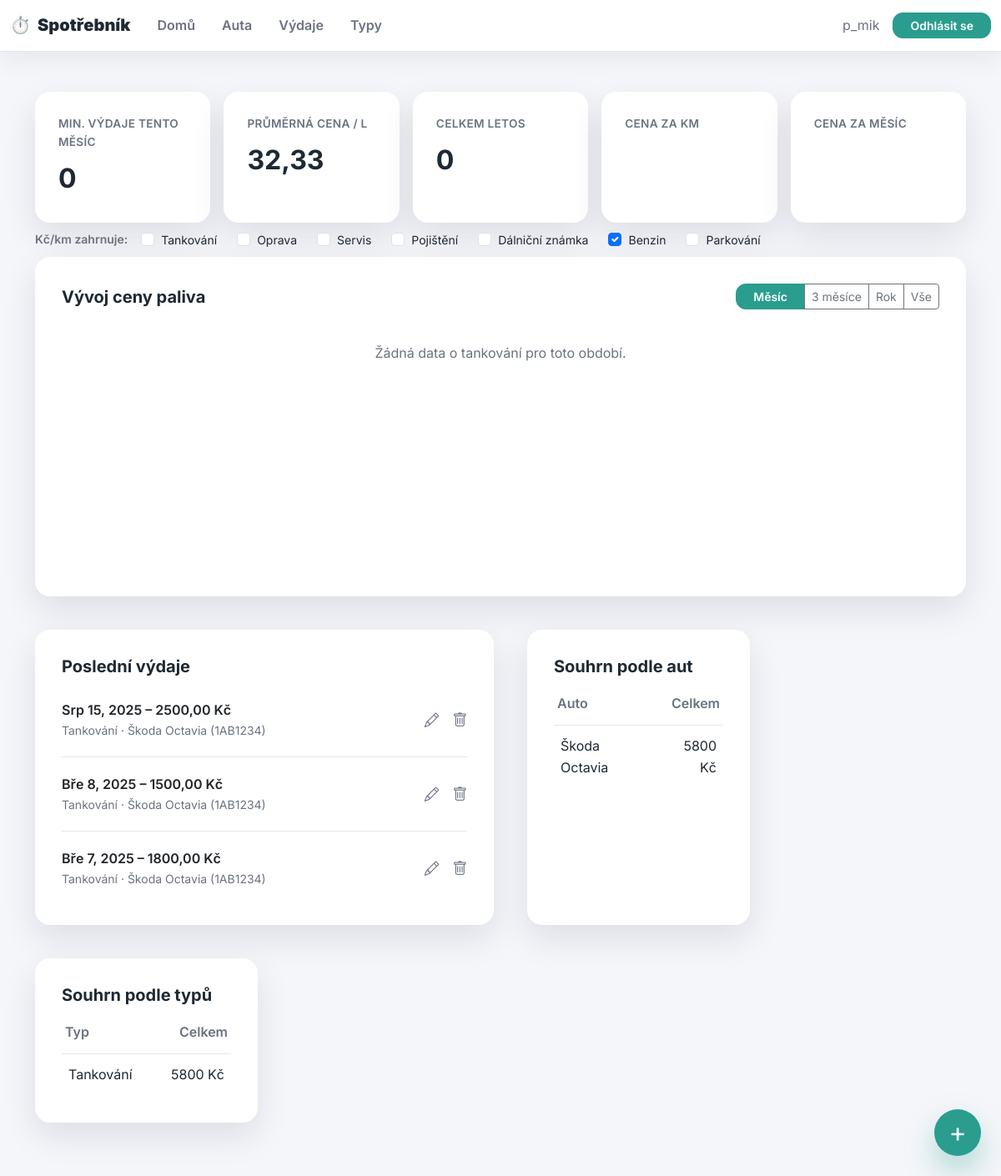
The app's page /prehled/?rozsah=mesic (signed in), older data.
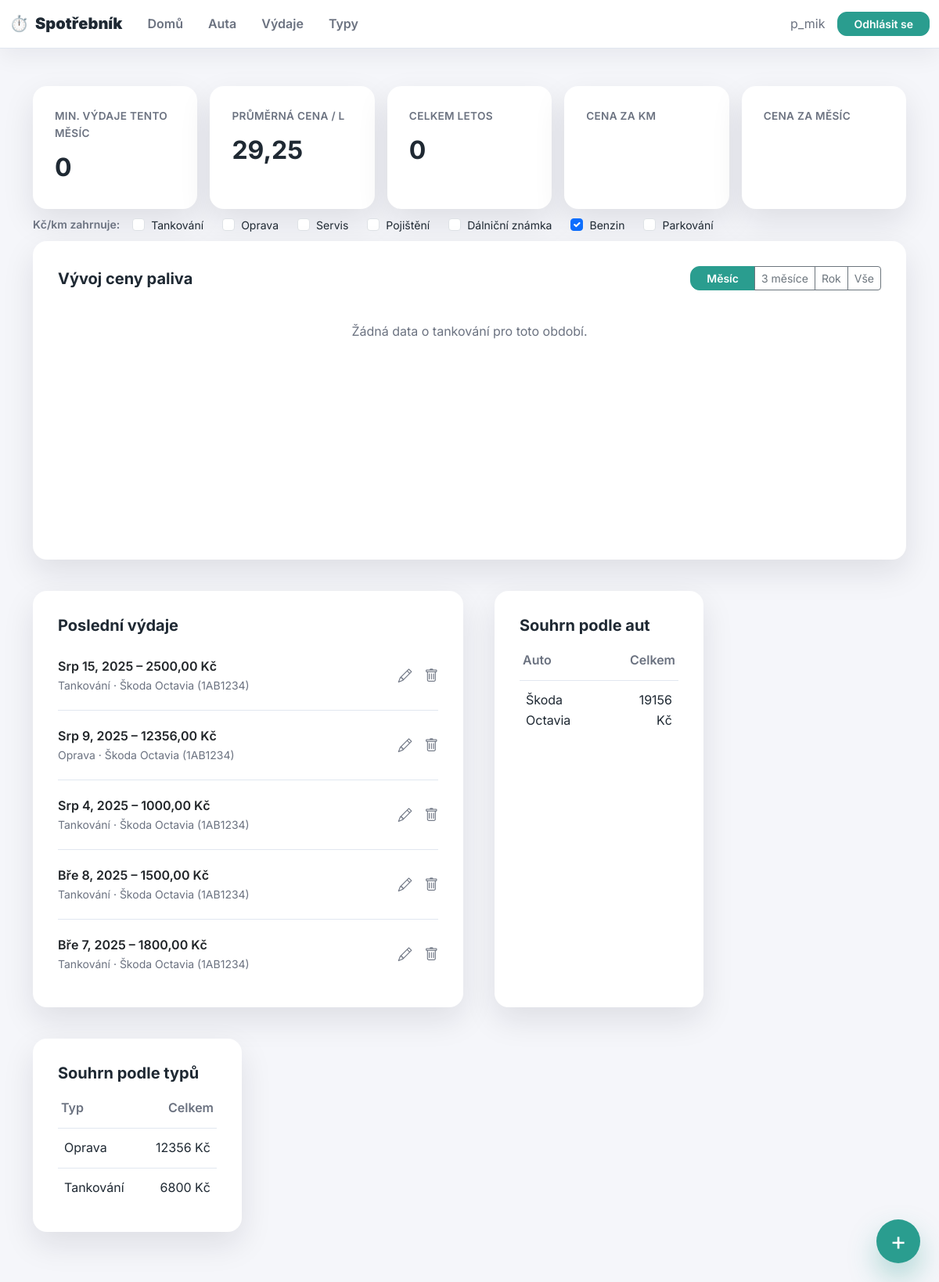
The same page, newer data.
### vydaje/models.py (models this page shows, shortened)
class TypVydaje(models.Model):
    nazev = models.CharField(max_length=50, unique=True)
    je_palivo = models.BooleanField(default=False)
    def __str__(self):
        return self.nazev

class Vydaj(models.Model):
    uzivatel = models.ForeignKey(
        User,
        on_delete=models.CASCADE,
        related_name="vydaje",
    )  # Každý výdaj patří uživateli
    auto = models.ForeignKey(Auto, on_delete=models.CASCADE)  # Výdaj se váže ke konkrétnímu autu
    datum = models.DateField()
    datum_pridani = models.DateField(auto_now_add=True, null=True, blank=True)
    typ = models.ForeignKey(TypVydaje, on_delete=models.CASCADE)
    castka = models.DecimalField(max_digits=10, decimal_places=2)
    popis = models.TextField(blank=True, null=True)
    tachometr = models.IntegerField(blank=True, null=True)
    najezd_od_posledniho_tankovani = models.DecimalField(
        max_digits=10, decimal_places=2, blank=True, null=True
    )
    mnozstvi_litru = models.FloatField(blank=True, null=True)
    cena_za_litr = models.DecimalField(max_digits=5, decimal_places=2, blank=True, null=True)

class Auto(models.Model):
    uzivatel = models.ForeignKey(
        User,
        on_delete=models.CASCADE,
        related_name="auta",
    )  # Každé auto patří uživateli
    nazev = models.CharField(max_length=100)  # Např. "Škoda Octavia"
    spz = models.CharField(max_length=20, unique=True)  # Unikátní SPZ (volitelné)
    porizovaci_naklad = models.DecimalField(max_digits=10, decimal_places=2, null=True, blank=True)
    operativni_leasing = models.BooleanField(default=False)
    mesicni_platba = models.DecimalField(max_digits=10, decimal_places=2, null=True, blank=True)
    den_splatnosti = models.PositiveSmallIntegerField(null=True, blank=True)
    posledni_platba = models.DateField(null=True, blank=True)
    def __str__(self):
        return f"{self.nazev} ({self.spz})"

### vydaje/views.py (the view, shortened to what this page needs)
# urls.py: 2. Add a URL to urlpatterns:  path('', views.home, name='home')
@login_required
def home(request):
    dnes = date.today()
    base_qs = Vydaj.objects.filter(uzivatel=request.user)
    rozsah = request.GET.get('rozsah', 'rok')
    auto_filter = request.GET.get('auto', '')
    kpi_qs = base_qs.filter(auto__id=auto_filter) if auto_filter else base_qs
    if 'km_typy' in request.GET:
        km_typy_ids = [int(x) for x in request.GET.getlist('km_typy') if x.isdigit()] or None
    else:
        km_typy_ids = list(TypVydaje.objects.filter(je_palivo=True).values_list('id', flat=True)) or None
    posledni_vydaje = base_qs.select_related('auto', 'typ').order_by('-datum')[:5]
    agregace_mesic = kpi_qs.filter(datum__year=dnes.year, datum__month=dnes.month).aggregate(min_castka=Min('castka'))
    min_vydaje_mesic = agregace_mesic['min_castka'] or 0
    prumerna_cena = kpi_qs.filter(cena_za_litr__isnull=False).aggregate(prumer=Avg('cena_za_litr'))['prumer'] or 0
    celkem_rok = kpi_qs.filter(datum__year=dnes.year).aggregate(celkova_castka=Sum('castka'))['celkova_castka'] or 0
    souhrn_aut = base_qs.values('auto__nazev').annotate(celkova_castka=Sum('castka'))
    souhrn_typu = base_qs.values('typ__nazev').annotate(celkova_castka=Sum('castka'))
    rozsah_map = {'mesic': 30, '3mesice': 90, 'rok': 365}
    graf_qs = base_qs.filter(cena_za_litr__isnull=False).select_related('auto').order_by('datum')
    if rozsah in rozsah_map:
        graf_qs = graf_qs.filter(datum__gte=dnes - timedelta(days=rozsah_map[rozsah]))
    if auto_filter:
        graf_qs = graf_qs.filter(auto__id=auto_filter)
    graf_dict = {}
    graf_data = json.dumps(graf_dict)
    prumerna_cena_obdobi = graf_qs.aggregate(prumer=Avg('cena_za_litr'))['prumer'] or 0
    auta = Auto.objects.filter(uzivatel=request.user)
    kpi_stats = vypocitej_stats(kpi_qs, km_typy_ids)
    return render(
        request,
        'home.html',
        {
            'posledni_vydaje': posledni_vydaje,
            'min_vydaje_mesic': min_vydaje_mesic,
            'prumerna_cena': prumerna_cena,
            'celkem_rok': celkem_rok,
            'souhrn_aut': souhrn_aut,
            'souhrn_typu': souhrn_typu,
            'graf_data': graf_data,
            'rozsah': rozsah,
            'auto_filter': auto_filter,
            'auta': auta,
            'prumerna_cena_obdobi': round(float(prumerna_cena_obdobi), 2),
            'cena_za_km': kpi_stats['cena_za_km'],
            'cena_za_mesic': kpi_stats['cena_za_mesic'],
            'typy': TypVydaje.objects.all(),
            'km_typy_ids': km_typy_ids or [],
        },
    )

### vydaje/templates/home.html (shortened to what this page needs)
{% extends 'base.html' %}
{% block content %}
  <div class="row g-3 mb-2">
    <div class="col-6 col-md-4 col-lg">
      {% include 'components/_kpi.html' with label='Min. výdaje tento měsíc' value=min_vydaje_mesic %}
    </div>
    <div class="col-6 col-md-4 col-lg">
      {% include 'components/_kpi.html' with label='Průměrná cena / l' value=prumerna_cena|floatformat:2 %}
    </div>
    <div class="col-6 col-md-4 col-lg">
      {% include 'components/_kpi.html' with label='Celkem letos' value=celkem_rok %}
    </div>
    <div class="col-6 col-md-6 col-lg">
      {% include 'components/_kpi.html' with label='Cena za km' value=cena_za_km|default:"–"|floatformat:2 %}
    </div>
    <div class="col-6 col-md-6 col-lg">
      {% include 'components/_kpi.html' with label='Cena za měsíc' value=cena_za_mesic|default:"–"|floatformat:0 %}
    </div>
  </div>
  {% include 'components/_km_filter.html' %}
  {% if user.is_authenticated %}
  <div class="row section-gap">
    <div class="col-12">
      <div class="card">
        <div class="d-flex flex-wrap align-items-center justify-content-between mb-3 gap-2">
          <div>
            <h5 class="mb-0">Vývoj ceny paliva</h5>
          </div>
          <div class="d-flex flex-wrap gap-2 align-items-center">
            <div class="btn-group btn-group-sm" role="group" aria-label="Časový rozsah">
              <a href="?rozsah=mesic{% if auto_filter %}&auto={{ auto_filter }}{% endif %}" class="btn btn-{% if rozsah == 'mesic' %}primary{% else %}outline-secondary{% endif %}">Měsíc</a>
              <a href="?rozsah=3mesice{% if auto_filter %}&auto={{ auto_filter }}{% endif %}" class="btn btn-{% if rozsah == '3mesice' %}primary{% else %}outline-secondary{% endif %}">3 měsíce</a>
              <a href="?rozsah=rok{% if auto_filter %}&auto={{ auto_filter }}{% endif %}" class="btn btn-{% if rozsah == 'rok' %}primary{% else %}outline-secondary{% endif %}">Rok</a>
              <a href="?rozsah=vse{% if auto_filter %}&auto={{ auto_filter }}{% endif %}" class="btn btn-{% if rozsah == 'vse' %}primary{% else %}outline-secondary{% endif %}">Vše</a>
            </div>
          </div>
        </div>
        <div class="chart-container" style="position:relative;height:280px;">
        </div>
      </div>
    </div>
  </div>
  {% endif %}
  <div class="row section-gap mt-4 g-3">
    <div class="col-12 col-lg-6">
      <div class="card h-100">
        <h5 class="mb-3">Poslední výdaje</h5>
        <ul class="list-group list-group-flush">
          {% for z in posledni_vydaje %}
          <li class="list-group-item d-flex justify-content-between align-items-center">
            <div>
              <div class="fw-semibold">{{ z.datum|date:"M j, Y" }} – {{ z.castka }} Kč</div>
              <div class="text-muted small">{{ z.typ }} · {{ z.auto }}</div>
            </div>
            <div class="list-item-actions d-flex gap-3">
              <a href="{% url 'upravit_vydaj' z.id %}" title="Upravit"><i class="bi bi-pencil"></i></a>
              <a href="{% url 'smazat_vydaj' z.id %}" title="Smazat"><i class="bi bi-trash"></i></a>
            </div>
          </li>
          {% empty %}
          <p class="text-muted m-0">Zatím žádné záznamy.</p>
          {% endfor %}
        </ul>
      </div>
    </div>
    <div class="col-12 col-sm-6 col-lg-3">
      <div class="card h-100">
        <h5 class="mb-3">Souhrn podle aut</h5>
        <table class="table table-sm align-middle mb-0">
          <thead><tr><th>Auto</th><th class="text-end">Celkem</th></tr></thead>
          <tbody>
            {% for r in souhrn_aut %}
              <tr><td>{{ r.auto__nazev }}</td><td class="text-end">{{ r.celkova_castka }} Kč</td></tr>
            {% endfor %}
          </tbody>
        </table>
      </div>
    </div>
    <div class="col-12 col-sm-6 col-lg-3">
      <div class="card h-100">
        <h5 class="mb-3">Souhrn podle typů</h5>
        <table class="table table-sm align-middle mb-0">
          <thead><tr><th>Typ</th><th class="text-end">Celkem</th></tr></thead>
          <tbody>
            {% for r in souhrn_typu %}
              <tr><td>{{ r.typ__nazev }}</td><td class="text-end">{{ r.celkova_castka }} Kč</td></tr>
            {% endfor %}
          </tbody>
        </table>
      </div>
    </div>
  </div>
{% endblock %}

### vydaje/templates/base.html (shortened to what this page needs)
{% load static %}
<!DOCTYPE html>
<html lang="cs">
<head>
  <link href="https://cdn.jsdelivr.net/npm/bootstrap@5.3.3/dist/css/bootstrap.min.css" rel="stylesheet">
  <link href="https://cdn.jsdelivr.net/npm/bootstrap-icons@1.11.3/font/bootstrap-icons.css" rel="stylesheet">
  <link href="{% static 'css/dashboard.css' %}" rel="stylesheet">
</head>
<body>
  <nav class="navbar navbar-expand-lg appbar sticky-top navbar-light">
    <div class="container-fluid">
      <a class="navbar-brand d-flex align-items-center gap-2" href="{% url 'home' %}">
        <span style="font-size:1.25rem;">⏱️</span>
        <strong>Spotřebník</strong>
      </a>
      <div class="collapse navbar-collapse" id="mainNav">
        <ul class="navbar-nav me-auto mb-2 mb-lg-0">
          {% if user.is_authenticated %}
            <li class="nav-item"><a class="nav-link" href="{% url 'home' %}">Domů</a></li>
            <li class="nav-item"><a class="nav-link" href="{% url 'seznam_aut' %}">Auta</a></li>
            <li class="nav-item"><a class="nav-link" href="{% url 'seznam_vydaju' %}">Výdaje</a></li>
            <li class="nav-item"><a class="nav-link" href="{% url 'seznam_typu' %}">Typy</a></li>
          {% else %}
            <li class="nav-item"><a class="nav-link" href="{% url 'landing' %}">Domů</a></li>
          {% endif %}
        </ul>
        <div class="d-flex align-items-center gap-3">
          {% if user.is_authenticated %}
            <span class="text-muted d-none d-md-inline">{{ user.username }}</span>
            <a class="btn btn-sm btn-primary" href="{% url 'odhlaseni' %}">Odhlásit se</a>
          {% else %}
            <a class="btn btn-sm btn-outline-primary" href="{% url 'prihlaseni' %}">Přihlásit se</a>
            <a class="btn btn-sm btn-primary" href="{% url 'registrace' %}">Registrace</a>
          {% endif %}
        </div>
      </div>
    </div>
  </nav>
  <main class="container">
    {% block content %}{% endblock %}
  </main>
  {% block floating %}
  <button class="fab" onclick="location.href='{% url 'pridat_vydaj' %}'">+</button>
  {% endblock %}
</body>
</html>

### vydaje/templates/components/_kpi.html
<div class="kpi">
  <div class="kpi-label">{{ label }}</div>
  <div class="kpi-value">{{ value }}</div>
</div>

### vydaje/templates/components/_km_filter.html
{% if typy %}
<div class="km-filter d-flex align-items-center gap-3 flex-wrap mb-2">
  <span class="text-muted small fw-semibold text-nowrap">Kč/km zahrnuje:</span>
  <div class="d-flex flex-wrap gap-2">
    {% for typ in typy %}
    <div class="form-check form-check-inline mb-0">
      <input class="form-check-input km-typy-check" type="checkbox"
             value="{{ typ.id }}" id="kmtyp{{ typ.id }}"
             {% if not km_typy_ids or typ.id in km_typy_ids %}checked{% endif %}>
      <label class="form-check-label small" for="kmtyp{{ typ.id }}">{{ typ.nazev }}</label>
    </div>
    {% endfor %}
  </div>
</div>
{% endif %}

### vydaje/static/css/dashboard.css (style rules this page uses)
:root { --color-background: #f5f6fa; --color-surface: #ffffff; --color-text: #1f2933; --color-muted: #6b7280; --color-primary: #2a9d8f; --color-primary-dark: #23867b; --color-border: #e1e7f0; --shadow-soft: 0 16px 40px rgb(15 23 42 / 10%); --radius-lg: 18px; --radius-md: 12px; --gap: 24px; }
html, body { height: 100%; }
body { margin: 0; font-family: 'Inter', system-ui, -apple-system, BlinkMacSystemFont, 'Segoe UI', sans-serif; background: var(--color-background); color: var(--color-text); line-height: 1.6; font-size: 16px; }
a { color: var(--color-primary); text-decoration: none; transition: color 0.2s ease; }
main.container { padding-block: 2rem 3rem; }
.section-gap { gap: var(--gap); }
.appbar { background: var(--color-surface); border-bottom: 1px solid var(--color-border); box-shadow: 0 10px 30px rgb(15 23 42 / 6%); padding-block: 0.35rem; }
.appbar .navbar-brand { font-weight: 700; color: var(--color-text); transition: color 0.2s ease; }
.appbar .navbar-brand span { color: var(--color-primary); }
.appbar .navbar-nav .nav-link { color: var(--color-muted); font-weight: 600; padding: 0.75rem 1rem; transition: color 0.2s ease, background-color 0.2s ease; border-radius: var(--radius-md); }
.card { background: var(--color-surface); border: none; border-radius: var(--radius-lg); box-shadow: var(--shadow-soft); padding: 1.75rem; }
.card h5 { font-weight: 700; color: var(--color-text); }
.kpi { display: flex; flex-direction: column; gap: 0.4rem; padding: 1.5rem; border-radius: var(--radius-lg); background: var(--color-surface); box-shadow: var(--shadow-soft); height: 100%; }
.kpi-label { color: var(--color-muted); font-weight: 600; letter-spacing: 0.3px; text-transform: uppercase; font-size: 0.85rem; }
.kpi-value { font-size: 2rem; font-weight: 700; color: var(--color-text); }
.list-group { --bs-list-group-bg: transparent; --bs-list-group-border-color: transparent; --bs-list-group-border-width: 0; }
.list-group-item { background: transparent; border: none; padding: 0.75rem 0; display: flex; justify-content: space-between; align-items: center; gap: 1rem; }
.list-group-item + .list-group-item { border-top: 1px solid var(--color-border); margin-top: 0.5rem; padding-top: 1.25rem; }
.list-item-actions a { color: var(--color-muted); font-size: 1.1rem; transition: color 0.2s ease; }
.table { --bs-table-color: var(--color-text); --bs-table-bg: transparent; --bs-table-border-color: transparent; margin-bottom: 0; }
.table thead th { color: var(--color-muted); font-weight: 600; border-bottom: 1px solid var(--color-border); padding-bottom: 0.75rem; }
.table tbody tr { transition: background-color 0.2s ease, transform 0.2s ease; }
.table tbody td { padding: 0.75rem 0.5rem; border-bottom: 1px solid var(--color-border); }
.table tbody tr:last-child td { border-bottom: none; }
.table td.text-end, .table th.text-end { text-align: right; }
.btn-primary { background: var(--color-primary); border-color: var(--color-primary); color: #ffffff; font-weight: 600; border-radius: var(--radius-md); padding-inline: 1.25rem; transition: transform 0.2s ease, box-shadow 0.2s ease, background-color 0.2s ease; }
.fab { position: fixed; right: 24px; bottom: 24px; width: 56px; height: 56px; border-radius: 50%; border: none; background: var(--color-primary); color: #ffffff; font-size: 2rem; display: grid; place-items: center; box-shadow: 0 18px 36px rgb(42 157 143 / 35%); transition: background 0.2s ease, transform 0.2s ease; }
.text-muted, .text-secondary { color: var(--color-muted) !important; }
@media (min-width: 768px) { main.container { padding-block: 3rem 4rem; } }
@media (min-width: 768px) { .kpi { padding: 1.75rem; } }
@media (min-width: 768px) { .card { padding: 2rem; } }

Row changes from the older to the newer data that the page shows:
added Vydaj: datum "Srp 9, 2025", castka "12356,00", typ "Oprava", auto "Škoda Octavia (1AB1234)"
added Vydaj: datum "Srp 4, 2025", castka "1000,00", typ "Tankování", auto "Škoda Octavia (1AB1234)"
computed for Auto "Škoda Octavia": celkova_castka "5800" → "19156"
Text that changed along with them:
{{ value }}: "0 32,33 0" → "0 29,25 0"
new list line: "Oprava 12356 Kč"
new list line: "Tankování 6800 Kč"
list line gone: "Tankování 5800 Kč"
